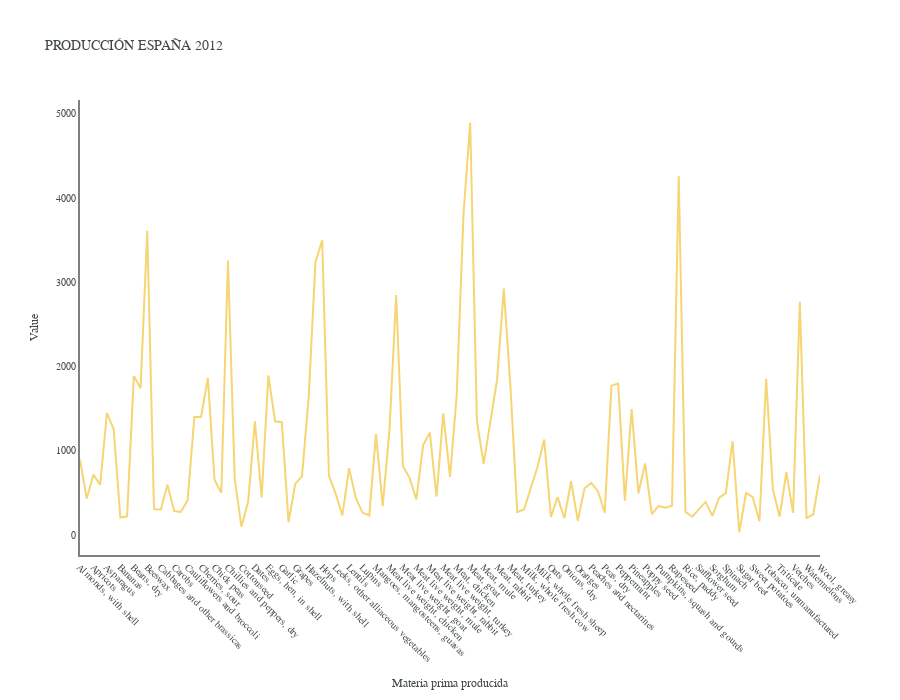

Notebook source saved alongside this figure:
### Code cell
fig = go.Figure(data=go.Scatter(x=year_price_2012["Item"],
                                y=year_price_2012["Value"],
                                mode='lines',line_color="#F6D573",fillcolor='white',
))
fig.update_xaxes(showline=True, linewidth=2, linecolor='grey',tickangle = 45  )
fig.update_yaxes(showline=True, linewidth=2, linecolor='grey')
fig . update_layout ( 
    title = "PRODUCCIÓN ESPAÑA 2012" , 
    xaxis_title = "Materia prima producida" , 
    yaxis_title = "Value" , 
    legend_title = None ,
    height= 700,
    plot_bgcolor="white", 
    font = dict ( 
        family = "Courier New, monospace" , 
        size = 10 , 
        color = "#424949" 
    ) 
)

fig.show()

### Figure 1 — Plotly figure (JSON) as saved in the notebook; plotly's stock layout.template omitted (floating-point values rounded to 4 significant figures)
{"data": [{"fillcolor": "white", "line": {"color": "#F6D573"}, "mode": "lines", "type": "scatter", "x": ["Almonds, with shell", "Apples", "Apricots", "Artichokes", "Asparagus", "Avocados", "Bananas", "Barley", "Beans, dry", "Beans, green", "Beeswax", "Broad beans, horse beans, dry", "Cabbages and other brassicas", "Canary seed", "Carobs", "Carrots and turnips", "Cauliflowers and broccoli", "Cherries", "Cherries, sour", "Chestnut", "Chick peas", "Chicory roots", "Chillies and peppers, dry", "Chillies and peppers, green", "Cottonseed", "Cucumbers and gherkins", "Dates", "Eggplants (aubergines)", "Eggs, hen, in shell", "Figs", "Garlic", "Grapefruit (inc. pomelos)", "Grapes", "Groundnuts, with shell", "Hazelnuts, with shell", "Honey, natural", "Hops", "Kiwi fruit", "Leeks, other alliaceous vegetables", "Lemons and limes", "Lentils", "Lettuce and chicory", "Lupins", "Maize", "Mangoes, mangosteens, guavas", "Meat live weight, ass", "Meat live weight, chicken", "Meat live weight, duck", "Meat live weight, goat", "Meat live weight, horse", "Meat live weight, mule", "Meat live weight, pig", "Meat live weight, rabbit", "Meat live weight, sheep", "Meat live weight, turkey", "Meat, ass", "Meat, chicken", "Meat, duck", "Meat, goat", "Meat, horse", "Meat, mule", "Meat, pig", "Meat, rabbit", "Meat, sheep", "Meat, turkey", "Melons, other (inc.cantaloupes)", "Milk, whole fresh cow", "Milk, whole fresh goat", "Milk, whole fresh sheep", "Mushrooms and truffles", "Oats", "Olives", "Onions, dry", "Onions, shallots, green", "Oranges", "Papayas", "Peaches and nectarines", "Pears", "Peas, dry", "Peas, green", "Peppermint", "Persimmons", "Pineapples", "Plums and sloes", "Poppy seed", "Potatoes", "Pumpkins, squash and gourds", "Quinces", "Rapeseed", "Raspberries", "Rice, paddy", "Rye", "Safflower seed", "Seed cotton", "Sorghum", "Soybeans", "Spinach", "Strawberries", "Sugar beet", "Sunflower seed", "Sweet potatoes", "Tangerines, mandarins, clementines, satsumas", "Tobacco, unmanufactured", "Tomatoes", "Triticale", "Vegetables, leguminous nes", "Vetches", "Walnuts, with shell", "Watermelons", "Wheat", "Wool, greasy"], "y": [897.4, 434.4, 717.7, 599.7, 1450.0, 1258.0, 209.7, 223.3, 1890, 1744.0, 3614.0, 309.8, 302.8, 598.6, 286.8, 275.2, 413.7, 1403.0, 1403.0, 1867, 654.2, 503.3, 3260.0, 666.3, 98.7, 399.4, 1350, 448, 1896.0, 1352.0, 1342.0, 152.7, 608.7, 700, 1645.0, 3243.0, 3500, 708.3, 493.7, 233.6, 794.9, 439, 268.1, 233, 1201.0, 345.6, 1249.0, 2850, 820.1, 677, 423.4, 1066.0, 1218.0, 457.4, 1445, 691.2, 1666.0, 3800, 4896.0, 1354.0, 846.7, 1349.0, 1846.0, 2927.0, 1741, 273.5, 304, 557.7, 806.5, 1135.0, 217.1, 451.7, 201.3, 639.4, 171.6, 556.2, 620.5, 522.3, 266.5, 1775, 1800, 410.4, 1496.0, 494.9, 850, 246.5, 346.4, 325.4, 349.6, 4260.0, 276.6, 219.2, 311.9, 394.8, 229.5, 441.3, 498.3, 1114.0, 34.5, 500.4, 451.2, 164.5, 1856, 540.4, 219.4, 749.1, 263.6, 2772.0, 204, 247.9, 713.4]}], "layout": {"font": {"color": "#424949", "family": "Courier New, monospace", "size": 10}, "height": 700, "legend": {"title": {}}, "plot_bgcolor": "white", "title": {"text": "PRODUCCIÓN ESPAÑA 2012"}, "xaxis": {"linecolor": "grey", "linewidth": 2, "showline": true, "tickangle": 45, "title": {"text": "Materia prima producida"}}, "yaxis": {"linecolor": "grey", "linewidth": 2, "showline": true, "title": {"text": "Value"}}}}
